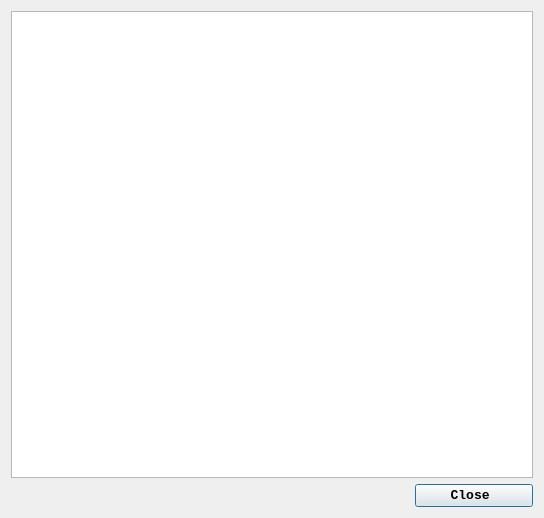
<?xml version="1.0" encoding="UTF-8"?>
<ui version="4.0">
 <class>NodeDataViewer</class>
 <widget class="QDialog" name="NodeDataViewer">
  <property name="geometry">
   <rect>
    <x>0</x>
    <y>0</y>
    <width>544</width>
    <height>518</height>
   </rect>
  </property>
  <property name="windowTitle">
   <string>Node Data View</string>
  </property>
  <layout class="QVBoxLayout" name="verticalLayout">
   <item>
    <widget class="QListWidget" name="listWidget">
     <property name="font">
      <font>
       <family>Courier New</family>
       <pointsize>10</pointsize>
       <weight>75</weight>
       <bold>true</bold>
      </font>
     </property>
    </widget>
   </item>
   <item>
    <layout class="QHBoxLayout" name="horizontalLayout">
     <item>
      <spacer name="horizontalSpacer">
       <property name="orientation">
        <enum>Qt::Horizontal</enum>
       </property>
       <property name="sizeHint" stdset="0">
        <size>
         <width>40</width>
         <height>20</height>
        </size>
       </property>
      </spacer>
     </item>
     <item>
      <widget class="QPushButton" name="closeButton">
       <property name="font">
        <font>
         <family>Courier New</family>
         <pointsize>10</pointsize>
         <weight>75</weight>
         <bold>true</bold>
        </font>
       </property>
       <property name="text">
        <string>    Close     </string>
       </property>
       <property name="icon">
        <iconset resource="res.qrc">
         <normaloff>:/icons/exit.ico</normaloff>:/icons/exit.ico</iconset>
       </property>
       <property name="iconSize">
        <size>
         <width>32</width>
         <height>32</height>
        </size>
       </property>
      </widget>
     </item>
    </layout>
   </item>
  </layout>
 </widget>
 <resources>
  <include location="res.qrc"/>
 </resources>
 <connections/>
</ui>
